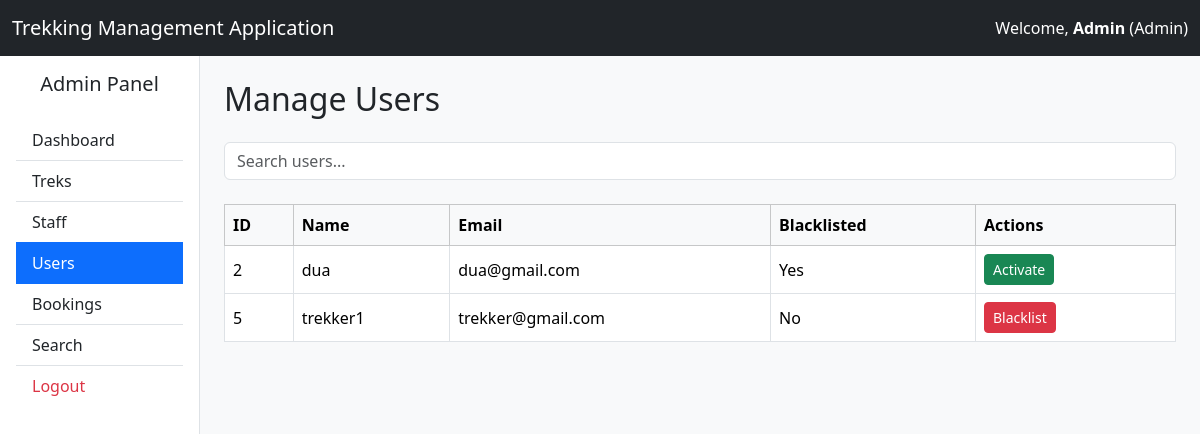
Before: /admin/users (signed in) with the older database file.
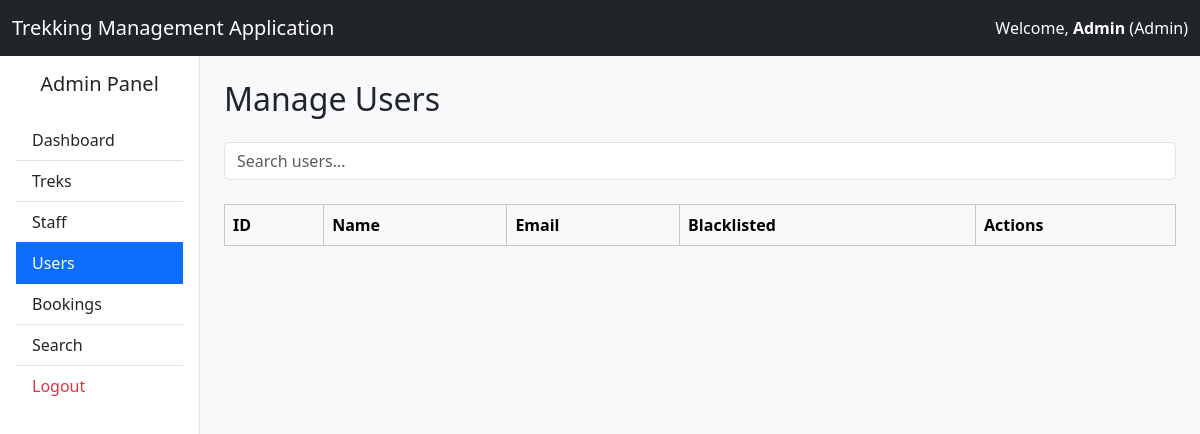
After: the same page with the newer database file.
### application/models.py (models this page shows, shortened)
class User(UserMixin, db.Model):
    __tablename__ = "user"
    user_id = db.Column(db.Integer, primary_key=True, autoincrement=True)
    name = db.Column(db.String(100), nullable=False)
    email = db.Column(db.String(120), unique=True, nullable=False)
    password = db.Column(db.String(200), nullable=False)
    role = db.Column(db.String(20), nullable=False)
    is_approved = db.Column(db.Boolean, default=False)
    is_blacklisted = db.Column(db.Boolean, default=False)
    is_active = db.Column(db.Boolean, default=True)
    bookings = db.relationship("Booking", back_populates="user", cascade="all, delete-orphan")
    staff_profile = db.relationship("StaffProfile", uselist=False)

### application/controllers.py (the view)
@app.route("/admin/users")
@login_required
def view_users():
    if current_user.role != "Admin":
        return "Access Denied."
    search = request.args.get("search", "")
    users = User.query.filter_by(role="User")
    if search:
        users = users.filter(
            User.name.ilike(f"%{search}%")
        )
    users = users.all()
    return render_template(
        "admin/view_users.html",
        users=users,
        search=search
    )

### main.py (called while the page is built)
@login_manager.user_loader
def load_user(user_id):
    return User.query.get(int(user_id))

### templates/admin/view_users.html (shortened to what this page needs)
{% extends "base_dashboard.html" %}
{% block sidebar %}
<div class="list-group list-group-flush">
    <a href="{{ url_for('admin_dashboard') }}"
       class="list-group-item list-group-item-action">
        Dashboard
    </a>
    <a href="{{ url_for('view_treks') }}"
       class="list-group-item list-group-item-action">
        Treks
    </a>
    <a href="{{ url_for('view_staff') }}"
       class="list-group-item list-group-item-action">
        Staff
    </a>
    <a href="{{ url_for('view_users') }}"
       class="list-group-item list-group-item-action active">
        Users
    </a>
    <a href="{{ url_for('admin_bookings') }}"
       class="list-group-item list-group-item-action">
        Bookings
    </a>
    <a href="{{ url_for('admin_search') }}"
       class="list-group-item list-group-item-action">
        Search
    </a>
    <a href="{{ url_for('logout') }}"
       class="list-group-item list-group-item-action text-danger">
        Logout
    </a>
</div>
{% endblock %}
{% block content %}
<h2 class="mb-4">
    Manage Users
</h2>
<form method="GET" class="mb-4">
    <input
        type="text"
        name="search"
        value="{{ search }}"
        class="form-control"
        placeholder="Search users..."
    >
</form>
<div class="table-responsive">
<table class="table table-bordered table-hover align-middle">
    <thead class="table-light">
        <tr>
            <th>ID</th>
            <th>Name</th>
            <th>Email</th>
            <th>Blacklisted</th>
            <th width="200">Actions</th>
        </tr>
    </thead>
    <tbody>
    {% for user in users %}
    <tr>
        <td>{{ user.user_id }}</td>
        <td>{{ user.name }}</td>
        <td>{{ user.email }}</td>
        <td>
            {% if user.is_blacklisted %}
                Yes
            {% else %}
                No
            {% endif %}
        </td>
        <td>
            {% if not user.is_blacklisted %}
            <a
                href="{{ url_for('blacklist_user', user_id=user.user_id) }}"
                class="btn btn-danger btn-sm me-2">
                Blacklist
            </a>
            {% endif %}
            {% if user.is_blacklisted %}
            <a
                href="{{ url_for('activate_user', user_id=user.user_id) }}"
                class="btn btn-success btn-sm">
                Activate
            </a>
            {% endif %}
        </td>
    </tr>
    {% endfor %}
    </tbody>
</table>
</div>
{% endblock %}

Changed rows visible on the page:
removed User: user_id "2", name "dua", email "dua@gmail.com", is_blacklisted "Yes"
removed User: user_id "5", name "trekker1", email "trekker@gmail.com", is_blacklisted "No"
